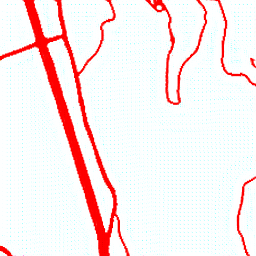
#> input picture Evaluation/MountainRoadConstraints/data/real/c1.png, 256 x 256 px, found by its file name; its folder holds 4 pictures in this run
$ python test.py
#> lines starting #> are read from the running program, lines starting #| are printed output that depends on the picture; after the words box and inside, x2 and y2 are one past the last pixel; in counts of white or black regions, pixels touching at a corner belong together
# -*- coding: utf-8 -*-
"""
Created on Mon Sep 21 10:34:02 2020

@author: ACourtial
"""
import constraints as cst
import os
from PIL import Image

import csv


folder_img='.//data//real//'
file_eval='.//eval.csv'
folder_seg='.//data//seg//'

def savebinary(init_folder,dest):
    #this function permit to save image created using  make_binary.
#> called with init_folder = './/data//real//', dest = './/data//seg//'
    for im in os.listdir(init_folder):
        a= make_binary(Image.open(init_folder+'\\'+im))
#> in make_binary, `imageb=Image.new('1', image.size, (0))`: imageb: PIL image 256x256 1; every value is 0
#> after the loop in make_binary, `for i in range(image.width):`:
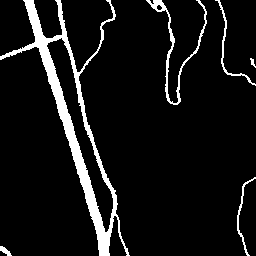
#> imageb: PIL image 256x256 1; 8.1% white; 6 white regions, box (x1, y1, x2, y2) and area: (0, 0, 130, 256) 4172, (146, 0, 207, 105) 649, (215, 0, 256, 86) 235, (237, 177, 256, 256) 183, (0, 246, 12, 256) 59, (250, 58, 256, 68) 27
        a.save(dest+im)
#> pass 2 of the loop in savebinary, `for im in os.listdir(init_folder):`:
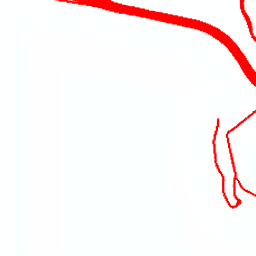
#> input picture Evaluation/MountainRoadConstraints/data/real/c10.png, 256 x 256 px, found by its file name
#> after the loop in make_binary (call 2), `for i in range(image.width):`:
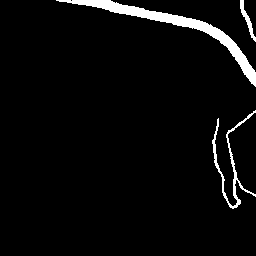
#> imageb: PIL image 256x256 1; 4.1% white; 3 white regions, box (x1, y1, x2, y2) and area: (56, 0, 256, 87) 1938, (212, 110, 256, 209) 576, (240, 0, 256, 42) 170
#> pass 3 of the loop in savebinary, `for im in os.listdir(init_folder):`:
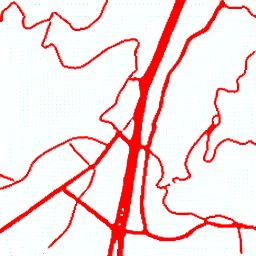
#> input picture Evaluation/MountainRoadConstraints/data/real/c11.png, 256 x 256 px, found by its file name
#> after the loop in make_binary (call 3), `for i in range(image.width):`:
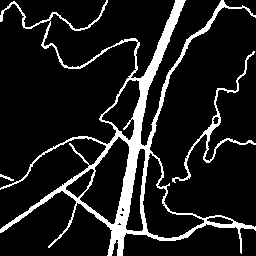
#> imageb: PIL image 256x256 1; 12.2% white; 3 white regions, box (x1, y1, x2, y2) and area: (0, 0, 256, 256) 7233, (172, 51, 256, 183) 702, (0, 174, 14, 181) 36
#> the loop made 4 passes; the first 3 are shown

def distance_nuplet(a,b):
    s=0
    for i in range (len(b)):
        s+=(a[i]-b[i])**2
    s=(s**0.5)/len(a)
    return s

def make_binary(image):
    #this function permits to transform a colored image into a mask of road position.
    imageb=Image.new('1', image.size, (0))
    for i in range(image.width):
        for j in range(image.height):
            ele=image.getpixel((i,j))
            if ele[0] == 255 and ele[1]==255 and ele[2]==255:
                imageb.putpixel((i,j),0)
            elif ele[0] == 255 and ele[1]==0 and ele[2]==0 :
                imageb.putpixel((i,j),1)
            else :
                dist_red=distance_nuplet(ele,(255,0,0))
                dist_white=distance_nuplet(ele,(255,255,255))
                if dist_red<dist_white:
                    imageb.putpixel((i,j),1)
                else:
                    imageb.putpixel((i,j),0)
    return imageb

if __name__ == '__main__':
    savebinary(folder_img,folder_seg)

    with open(file_eval, 'w',newline='') as csvfile:
        writer = csv.writer(csvfile, delimiter=',')
        writer.writerow(['Image','Color','Noise','Continuity','Position','Coalescence','Smoothness'])

    for nom in os.listdir(folder_img):

        rep=[nom[:len(nom)-10]]
        pred_image=Image.open(folder_img+nom)
#> pred_image is the input picture: PIL image 256x256 RGB; mean R, G, B 250, 234, 234
        pred_seg=Image.open(folder_seg+nom)
#> (the run stopped early here; a loop or call above may not have finished)
